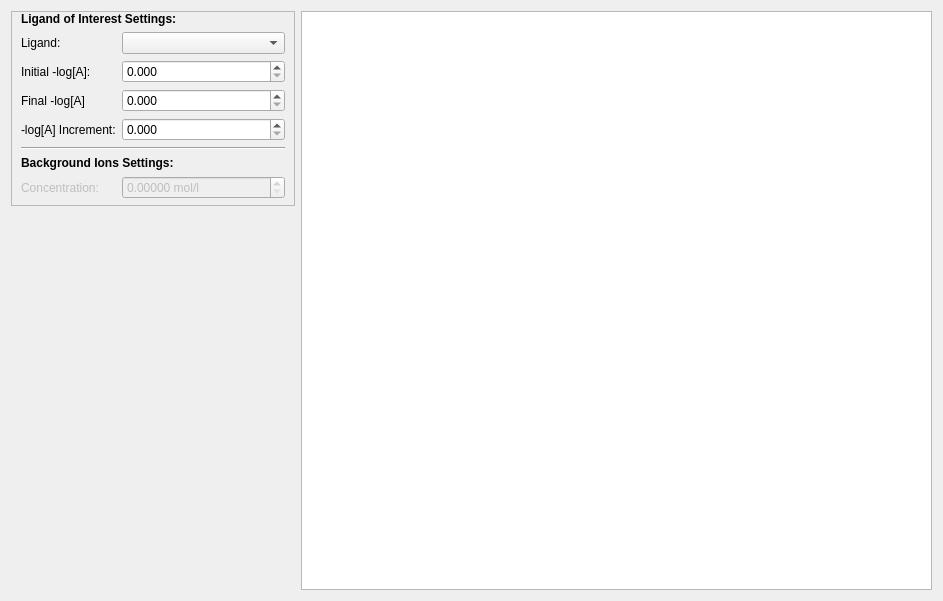
<?xml version="1.0" encoding="UTF-8"?>
<ui version="4.0">
 <class>Form</class>
 <widget class="QWidget" name="Form">
  <property name="geometry">
   <rect>
    <x>0</x>
    <y>0</y>
    <width>943</width>
    <height>601</height>
   </rect>
  </property>
  <property name="sizePolicy">
   <sizepolicy hsizetype="Expanding" vsizetype="Expanding">
    <horstretch>0</horstretch>
    <verstretch>0</verstretch>
   </sizepolicy>
  </property>
  <property name="windowTitle">
   <string>Form</string>
  </property>
  <layout class="QHBoxLayout" name="horizontalLayout_2" stretch="0,1">
   <item>
    <layout class="QVBoxLayout" name="verticalLayout_2">
     <item>
      <widget class="QFrame" name="frame_2">
       <property name="sizePolicy">
        <sizepolicy hsizetype="Minimum" vsizetype="Maximum">
         <horstretch>0</horstretch>
         <verstretch>0</verstretch>
        </sizepolicy>
       </property>
       <property name="minimumSize">
        <size>
         <width>284</width>
         <height>0</height>
        </size>
       </property>
       <property name="frameShape">
        <enum>QFrame::StyledPanel</enum>
       </property>
       <property name="frameShadow">
        <enum>QFrame::Raised</enum>
       </property>
       <layout class="QFormLayout" name="formLayout_2">
        <property name="topMargin">
         <number>0</number>
        </property>
        <property name="bottomMargin">
         <number>6</number>
        </property>
        <item row="0" column="0" colspan="2">
         <widget class="QLabel" name="label_9">
          <property name="text">
           <string>&lt;html&gt;&lt;head/&gt;&lt;body&gt;&lt;p&gt;&lt;span style=&quot; font-weight:600;&quot;&gt;Ligand of Interest Settings:&lt;/span&gt;&lt;/p&gt;&lt;/body&gt;&lt;/html&gt;</string>
          </property>
         </widget>
        </item>
        <item row="1" column="0">
         <widget class="QLabel" name="indComp_label">
          <property name="text">
           <string>Ligand:</string>
          </property>
         </widget>
        </item>
        <item row="1" column="1">
         <widget class="CustomComboBox" name="indComp">
          <property name="statusTip">
           <string>Component to be considered indipendent.</string>
          </property>
         </widget>
        </item>
        <item row="2" column="0">
         <widget class="QLabel" name="initialLog_label">
          <property name="text">
           <string>Initial -log[A]:</string>
          </property>
         </widget>
        </item>
        <item row="2" column="1">
         <widget class="CustomSpinBox" name="initialLog">
          <property name="statusTip">
           <string>Initial Log value of the indipendent component.</string>
          </property>
          <property name="decimals">
           <number>3</number>
          </property>
          <property name="maximum">
           <double>900.000000000000000</double>
          </property>
          <property name="singleStep">
           <double>0.050000000000000</double>
          </property>
         </widget>
        </item>
        <item row="3" column="0">
         <widget class="QLabel" name="finalLog_label">
          <property name="text">
           <string>Final -log[A]</string>
          </property>
         </widget>
        </item>
        <item row="3" column="1">
         <widget class="CustomSpinBox" name="finalLog">
          <property name="statusTip">
           <string>Final Log value of the indipendent component.</string>
          </property>
          <property name="decimals">
           <number>3</number>
          </property>
          <property name="maximum">
           <double>900.000000000000000</double>
          </property>
          <property name="singleStep">
           <double>0.050000000000000</double>
          </property>
         </widget>
        </item>
        <item row="4" column="0">
         <widget class="QLabel" name="logInc_label">
          <property name="text">
           <string>-log[A] Increment:</string>
          </property>
         </widget>
        </item>
        <item row="4" column="1">
         <widget class="CustomSpinBox" name="logInc">
          <property name="statusTip">
           <string>Log increment of the indipendent component at each point.</string>
          </property>
          <property name="decimals">
           <number>3</number>
          </property>
          <property name="maximum">
           <double>900.000000000000000</double>
          </property>
          <property name="singleStep">
           <double>0.050000000000000</double>
          </property>
         </widget>
        </item>
        <item row="5" column="0" colspan="2">
         <widget class="Line" name="line_3">
          <property name="orientation">
           <enum>Qt::Horizontal</enum>
          </property>
         </widget>
        </item>
        <item row="6" column="0" colspan="2">
         <widget class="QLabel" name="label_16">
          <property name="text">
           <string>&lt;html&gt;&lt;head/&gt;&lt;body&gt;&lt;p&gt;&lt;span style=&quot; font-weight:600;&quot;&gt;Background Ions Settings:&lt;/span&gt;&lt;/p&gt;&lt;/body&gt;&lt;/html&gt;</string>
          </property>
         </widget>
        </item>
        <item row="7" column="0">
         <widget class="QLabel" name="cback_label">
          <property name="enabled">
           <bool>false</bool>
          </property>
          <property name="text">
           <string>Concentration:</string>
          </property>
         </widget>
        </item>
        <item row="7" column="1">
         <widget class="CustomSpinBox" name="cback">
          <property name="enabled">
           <bool>false</bool>
          </property>
          <property name="toolTip">
           <string>Sum of the concentrations of ionic species that do not take part in the reactions.</string>
          </property>
          <property name="statusTip">
           <string>Sum of the concentrations of ionic species that do not take part in the reactions.</string>
          </property>
          <property name="suffix">
           <string> mol/l</string>
          </property>
          <property name="decimals">
           <number>5</number>
          </property>
          <property name="maximum">
           <double>900.000000000000000</double>
          </property>
          <property name="singleStep">
           <double>0.050000000000000</double>
          </property>
         </widget>
        </item>
       </layout>
      </widget>
     </item>
     <item>
      <spacer name="verticalSpacer">
       <property name="orientation">
        <enum>Qt::Vertical</enum>
       </property>
       <property name="sizeHint" stdset="0">
        <size>
         <width>20</width>
         <height>40</height>
        </size>
       </property>
      </spacer>
     </item>
    </layout>
   </item>
   <item>
    <layout class="QVBoxLayout" name="verticalLayout">
     <item>
      <widget class="QTableView" name="concView"/>
     </item>
    </layout>
   </item>
  </layout>
 </widget>
 <customwidgets>
  <customwidget>
   <class>CustomSpinBox</class>
   <extends>QDoubleSpinBox</extends>
   <header location="global">ui.widgets.spinbox</header>
  </customwidget>
  <customwidget>
   <class>CustomComboBox</class>
   <extends>QComboBox</extends>
   <header>ui.widgets</header>
  </customwidget>
 </customwidgets>
 <resources/>
 <connections/>
</ui>
